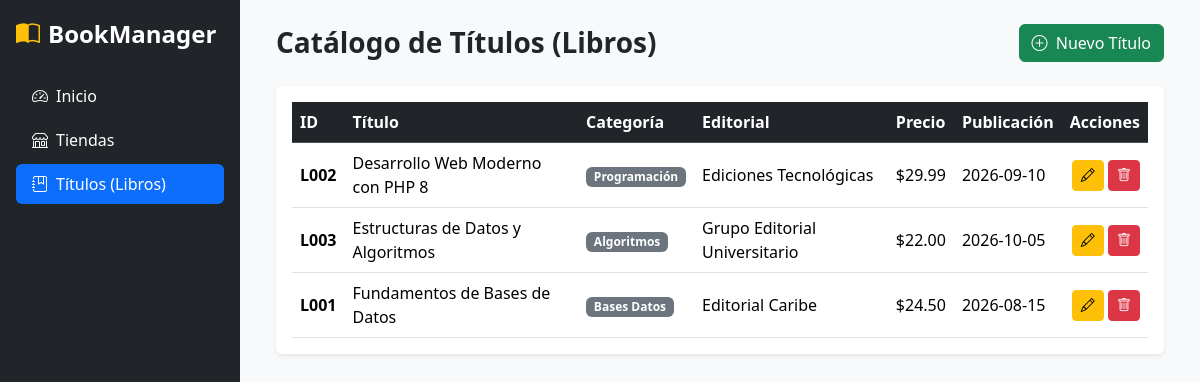
Page /views/titulos/index.php on the committed database.
### tables this page shows
CREATE TABLE `titulos` (
  `id_titulo` varchar(6) NOT NULL,
  `titulo` varchar(80) NOT NULL,
  `tipo` char(12) DEFAULT 'General',
  `id_pub` char(4) DEFAULT NULL,
  `precio` decimal(10,2) DEFAULT '0.00',
  `notas` varchar(200) DEFAULT NULL,
  `fecha_pub` date DEFAULT NULL,
  PRIMARY KEY (`id_titulo`),
  KEY `id_pub` (`id_pub`),
  CONSTRAINT `titulos_ibfk_1` FOREIGN KEY (`id_pub`) REFERENCES `publicadores` (`id_pub`)
);

CREATE TABLE `publicadores` (
  `id_pub` char(4) NOT NULL,
  `nombre_pub` varchar(40) NOT NULL,
  `ciudad` varchar(20) DEFAULT NULL,
  `estado` char(2) DEFAULT NULL,
  `pais` varchar(30) DEFAULT NULL,
  PRIMARY KEY (`id_pub`)
);

### models/Titulo.php (called while the page is built, shortened)
<?php
class Titulo
{
    private PDO $db;
    public function __construct(PDO $db)
    {
        $this->db = $db;
    }
    public function getAll(): array
    {
        $sql = "SELECT t.id_titulo, t.titulo, t.tipo, t.id_pub, t.precio, t.fecha_pub, p.nombre_pub
                FROM titulos t
                LEFT JOIN publicadores p ON t.id_pub = p.id_pub
                ORDER BY t.titulo ASC";
        $stmt = $this->db->prepare($sql);
        $stmt->execute();
        return $stmt->fetchAll();
    }
}

### views/titulos/index.php (the view, shortened to what this page needs)
<?php
require_once __DIR__ . '/../../models/Titulo.php';
$basePath = '../..';
$paginaActual = 'titulos';
$db = (new Database())->getConnection();
$tituloModel = new Titulo($db);
$titulos = $tituloModel->getAll();
require_once __DIR__ . '/../../includes/header.php';
?>
<div class="container-fluid">
    <div class="d-flex justify-content-between align-items-center mb-4">
        <h1 class="h3 fw-bold mb-0">Catálogo de Títulos (Libros)</h1>
        <a href="crear.php" class="btn btn-success">
            <i class="bi bi-plus-circle me-1"></i> Nuevo Título
        </a>
    </div>
    <div class="card border-0 shadow-sm">
        <div class="card-body table-responsive">
            <table class="table table-hover align-middle mb-0">
                <thead class="table-dark">
                    <tr>
                        <th>ID</th>
                        <th>Título</th>
                        <th>Categoría</th>
                        <th>Editorial</th>
                        <th>Precio</th>
                        <th>Publicación</th>
                        <th class="text-end">Acciones</th>
                    </tr>
                </thead>
                <tbody>
                    <?php foreach ($titulos as $lib): ?>
                        <tr>
                            <td class="fw-bold"><?= htmlspecialchars($lib['id_titulo']) ?></td>
                            <td><?= htmlspecialchars($lib['titulo']) ?></td>
                            <td><span class="badge bg-secondary"><?= htmlspecialchars($lib['tipo'] ?? '') ?></span></td>
                            <td><?= htmlspecialchars($lib['nombre_pub'] ?? 'Sin editorial') ?></td>
                            <td>$<?= number_format((float) $lib['precio'], 2) ?></td>
                            <td><?= htmlspecialchars(substr((string) ($lib['fecha_pub'] ?? ''), 0, 10)) ?></td>
                            <td class="text-end">
                                <a href="editar.php?id=<?= urlencode($lib['id_titulo']) ?>" class="btn btn-sm btn-warning">
                                    <i class="bi bi-pencil"></i>
                                </a>
                                <a href="eliminar.php?id=<?= urlencode($lib['id_titulo']) ?>" class="btn btn-sm btn-danger">
                                    <i class="bi bi-trash"></i>
                                </a>
                            </td>
                        </tr>
                    <?php endforeach; ?>
                </tbody>
            </table>
        </div>
    </div>
</div>
<?php require_once __DIR__ . '/../../includes/footer.php'; ?>

### includes/header.php (shortened to what this page needs)
<?php
$basePath = $basePath ?? '.';
$paginaActual = $paginaActual ?? 'inicio';
?>
<!DOCTYPE html>
<html lang="es">
<head>
    <link href="https://cdn.jsdelivr.net/npm/bootstrap@5.3.3/dist/css/bootstrap.min.css" rel="stylesheet">
    <link href="https://cdn.jsdelivr.net/npm/bootstrap-icons@1.11.3/font/bootstrap-icons.min.css" rel="stylesheet">
</head>
<body>
<div class="d-flex">
    <nav class="sidebar bg-dark text-white p-3 d-flex flex-column">
        <a href="<?= $basePath ?>/index.php" class="text-white text-decoration-none fs-4 fw-bold mb-4">
            <i class="bi bi-book-half me-2 text-warning"></i>BookManager
        </a>
        <ul class="nav nav-pills flex-column gap-1">
            <li class="nav-item">
                <a href="<?= $basePath ?>/index.php" class="nav-link text-white <?= $paginaActual === 'inicio' ? 'active' : '' ?>">
                    <i class="bi bi-speedometer2 me-2"></i>Inicio
                </a>
            </li>
            <li class="nav-item">
                <a href="<?= $basePath ?>/views/tiendas/index.php" class="nav-link text-white <?= $paginaActual === 'tiendas' ? 'active' : '' ?>">
                    <i class="bi bi-shop me-2"></i>Tiendas
                </a>
            </li>
            <li class="nav-item">
                <a href="<?= $basePath ?>/views/titulos/index.php" class="nav-link text-white <?= $paginaActual === 'titulos' ? 'active' : '' ?>">
                    <i class="bi bi-journal-bookmark me-2"></i>Títulos (Libros)
                </a>
            </li>
        </ul>
    </nav>
    <main class="flex-grow-1 p-4">

### includes/footer.php (shortened to what this page needs)
</main>
</div>
</body>
</html>

### includes/header.php (style rules this page uses)
body { min-height: 100vh; background-color: #f8f9fa; }
.sidebar { min-width: 240px; max-width: 240px; min-height: 100vh; }

### rows in the picture
titulos: id_titulo "L002", titulo "Desarrollo Web Moderno con PHP 8", tipo "Programación", id_pub.nombre_pub "Ediciones Tecnológicas", precio "29.99", fecha_pub "2026-09-10"
titulos: id_titulo "L003", titulo "Estructuras de Datos y Algoritmos", tipo "Algoritmos", id_pub.nombre_pub "Grupo Editorial Universitario", precio "22.00", fecha_pub "2026-10-05"
titulos: id_titulo "L001", titulo "Fundamentos de Bases de Datos", tipo "Bases Datos", id_pub.nombre_pub "Editorial Caribe", precio "24.50", fecha_pub "2026-08-15"
